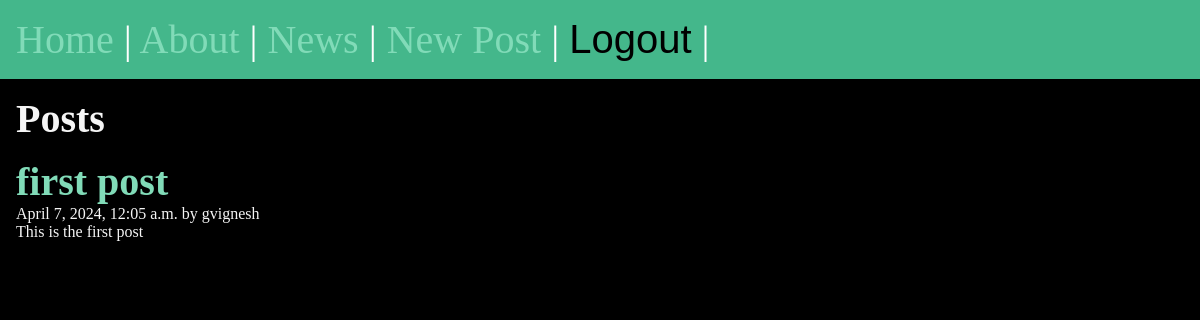
The page /posts/ (signed in) on the database its author committed.
### posts/models.py (models this page shows, shortened)
class Post(models.Model):
    title = models.CharField(max_length=75)
    body = models.TextField()
    slug = models.SlugField()
    date = models.DateTimeField(auto_now_add=True)
    banner = models.ImageField(default='fallback.png',blank=True)
    author = models.ForeignKey(User, on_delete=models.CASCADE, default=None)

### posts/views.py (the view)
# urls.py: path('',views.posts_list, name="list"),
def posts_list(request):
    posts = Post.objects.all().order_by('-date')
    return render(request, 'posts/posts_list.html', {
        'posts': posts
    })

### posts/templates/posts/posts_list.html
{% extends 'layout.html' %} {% block title %} Posts {% endblock %}
{% block content %}
    <section>
        <h1>Posts</h1>
        {% for post in posts %}
        <article class="post">
            <h2>
                <a href="{% url 'posts:page' slug=post.slug %}">
                    {{ post.title }}
                </a>
            </h2>
            <p>{{ post.date }} by {{ post.author }} </p>
            <p>{{ post.body }}</p>
        </article>
        {% endfor %}
    </section>
{% endblock %}

### static/css/styles.css (style rules this page uses)
* { margin: 0; padding: 0; box-sizing: border-box; }
body { min-height: 100vh; background-color: black; color: whitesmoke; font-size: 3rem; }
section { display: flex; flex-flow: column; gap: 1rem; }
h1, h2 { font-size: 2.5rem; }
p { font-size: 1rem; }
a { text-decoration: none; color: #81dbb8; }

### rows shown on the page
Post: title "first post", date "April 7, 2024, 12:05 a.m.", author "gvignesh", body "This is the first post"
